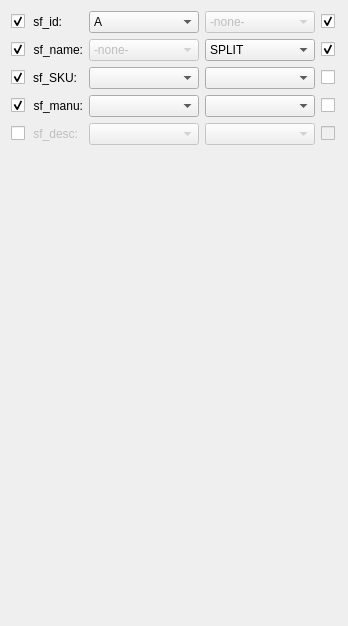
               <widget class="QWidget" name="product_fields_scroll_area_contents_3">
                <property name="geometry">
                 <rect>
                  <x>0</x>
                  <y>0</y>
                  <width>348</width>
                  <height>626</height>
                 </rect>
                </property>
                <layout class="QGridLayout" name="gridLayout_32">
                 <item row="1" column="2">
                  <widget class="QComboBox" name="_1_source_combo_3">
                   <property name="enabled">
                    <bool>false</bool>
                   </property>
                   <property name="sizePolicy">
                    <sizepolicy hsizetype="Expanding" vsizetype="Preferred">
                     <horstretch>0</horstretch>
                     <verstretch>0</verstretch>
                    </sizepolicy>
                   </property>
                   <property name="maximumSize">
                    <size>
                     <width>200</width>
                     <height>16777215</height>
                    </size>
                   </property>
                   <item>
                    <property name="text">
                     <string>-none-</string>
                    </property>
                   </item>
                  </widget>
                 </item>
                 <item row="0" column="1">
                  <widget class="QLabel" name="_0_prod_field_3">
                   <property name="sizePolicy">
                    <sizepolicy hsizetype="Maximum" vsizetype="Fixed">
                     <horstretch>0</horstretch>
                     <verstretch>0</verstretch>
                    </sizepolicy>
                   </property>
                   <property name="minimumSize">
                    <size>
                     <width>0</width>
                     <height>0</height>
                    </size>
                   </property>
                   <property name="text">
                    <string>sf_id:</string>
                   </property>
                   <property name="alignment">
                    <set>Qt::AlignmentFlag::AlignRight|Qt::AlignmentFlag::AlignTrailing|Qt::AlignmentFlag::AlignVCenter</set>
                   </property>
                  </widget>
                 </item>
                 <item row="0" column="4">
                  <widget class="QCheckBox" name="_0_allow_empty_3">
                   <property name="sizePolicy">
                    <sizepolicy hsizetype="Maximum" vsizetype="Fixed">
                     <horstretch>0</horstretch>
                     <verstretch>0</verstretch>
                    </sizepolicy>
                   </property>
                   <property name="minimumSize">
                    <size>
                     <width>16</width>
                     <height>0</height>
                    </size>
                   </property>
                   <property name="maximumSize">
                    <size>
                     <width>16777215</width>
                     <height>16777215</height>
                    </size>
                   </property>
                   <property name="font">
                    <font>
                     <strikeout>false</strikeout>
                    </font>
                   </property>
                   <property name="layoutDirection">
                    <enum>Qt::LayoutDirection::LeftToRight</enum>
                   </property>
                   <property name="text">
                    <string/>
                   </property>
                   <property name="checked">
                    <bool>true</bool>
                   </property>
                  </widget>
                 </item>
                 <item row="4" column="4">
                  <widget class="QCheckBox" name="_4_allow_empty_3">
                   <property name="enabled">
                    <bool>false</bool>
                   </property>
                   <property name="sizePolicy">
                    <sizepolicy hsizetype="Maximum" vsizetype="Fixed">
                     <horstretch>0</horstretch>
                     <verstretch>0</verstretch>
                    </sizepolicy>
                   </property>
                   <property name="minimumSize">
                    <size>
                     <width>16</width>
                     <height>0</height>
                    </size>
                   </property>
                   <property name="font">
                    <font>
                     <strikeout>false</strikeout>
                    </font>
                   </property>
                   <property name="layoutDirection">
                    <enum>Qt::LayoutDirection::LeftToRight</enum>
                   </property>
                   <property name="text">
                    <string/>
                   </property>
                  </widget>
                 </item>
                 <item row="3" column="3">
                  <widget class="QComboBox" name="_3_function_combo_3">
                   <property name="sizePolicy">
                    <sizepolicy hsizetype="Expanding" vsizetype="Preferred">
                     <horstretch>0</horstretch>
                     <verstretch>0</verstretch>
                    </sizepolicy>
                   </property>
                   <property name="maximumSize">
                    <size>
                     <width>200</width>
                     <height>16777215</height>
                    </size>
                   </property>
                  </widget>
                 </item>
                 <item row="2" column="2">
                  <widget class="QComboBox" name="_2_source_combo_3">
                   <property name="sizePolicy">
                    <sizepolicy hsizetype="Expanding" vsizetype="Preferred">
                     <horstretch>0</horstretch>
                     <verstretch>0</verstretch>
                    </sizepolicy>
                   </property>
                   <property name="maximumSize">
                    <size>
                     <width>200</width>
                     <height>16777215</height>
                    </size>
                   </property>
                  </widget>
                 </item>
                 <item row="5" column="0" colspan="4">
                  <spacer name="verticalSpacer_7">
                   <property name="orientation">
                    <enum>Qt::Orientation::Vertical</enum>
                   </property>
                   <property name="sizeHint" stdset="0">
                    <size>
                     <width>20</width>
                     <height>40</height>
                    </size>
                   </property>
                  </spacer>
                 </item>
                 <item row="4" column="2">
                  <widget class="QComboBox" name="_4_source_combo_3">
                   <property name="enabled">
                    <bool>false</bool>
                   </property>
                   <property name="sizePolicy">
                    <sizepolicy hsizetype="Expanding" vsizetype="Preferred">
                     <horstretch>0</horstretch>
                     <verstretch>0</verstretch>
                    </sizepolicy>
                   </property>
                   <property name="maximumSize">
                    <size>
                     <width>200</width>
                     <height>16777215</height>
                    </size>
                   </property>
                  </widget>
                 </item>
                 <item row="0" column="2">
                  <widget class="QComboBox" name="_0_source_combo_3">
                   <property name="sizePolicy">
                    <sizepolicy hsizetype="Expanding" vsizetype="Preferred">
                     <horstretch>0</horstretch>
                     <verstretch>0</verstretch>
                    </sizepolicy>
                   </property>
                   <property name="maximumSize">
                    <size>
                     <width>200</width>
                     <height>16777215</height>
                    </size>
                   </property>
                   <property name="sizeAdjustPolicy">
                    <enum>QComboBox::SizeAdjustPolicy::AdjustToContentsOnFirstShow</enum>
                   </property>
                   <property name="frame">
                    <bool>true</bool>
                   </property>
                   <property name="labelDrawingMode">
                    <enum>QComboBox::LabelDrawingMode::UseStyle</enum>
                   </property>
                   <item>
                    <property name="text">
                     <string>A</string>
                    </property>
                   </item>
                   <item>
                    <property name="text">
                     <string>B</string>
                    </property>
                   </item>
                  </widget>
                 </item>
                 <item row="4" column="0">
                  <widget class="QCheckBox" name="_4_include_field_3">
                   <property name="sizePolicy">
                    <sizepolicy hsizetype="Maximum" vsizetype="Fixed">
                     <horstretch>0</horstretch>
                     <verstretch>0</verstretch>
                    </sizepolicy>
                   </property>
                   <property name="minimumSize">
                    <size>
                     <width>16</width>
                     <height>0</height>
                    </size>
                   </property>
                   <property name="font">
                    <font>
                     <strikeout>false</strikeout>
                    </font>
                   </property>
                   <property name="layoutDirection">
                    <enum>Qt::LayoutDirection::LeftToRight</enum>
                   </property>
                   <property name="text">
                    <string/>
                   </property>
                   <property name="checked">
                    <bool>false</bool>
                   </property>
                  </widget>
                 </item>
                 <item row="1" column="0">
                  <widget class="QCheckBox" name="_1_include_field_3">
                   <property name="sizePolicy">
                    <sizepolicy hsizetype="Maximum" vsizetype="Fixed">
                     <horstretch>0</horstretch>
                     <verstretch>0</verstretch>
                    </sizepolicy>
                   </property>
                   <property name="minimumSize">
                    <size>
                     <width>16</width>
                     <height>0</height>
                    </size>
                   </property>
                   <property name="font">
                    <font>
                     <strikeout>false</strikeout>
                    </font>
                   </property>
                   <property name="layoutDirection">
                    <enum>Qt::LayoutDirection::LeftToRight</enum>
                   </property>
                   <property name="text">
                    <string/>
                   </property>
                   <property name="checked">
                    <bool>true</bool>
                   </property>
                  </widget>
                 </item>
                 <item row="1" column="1">
                  <widget class="QLabel" name="_1_prod_field_3">
                   <property name="sizePolicy">
                    <sizepolicy hsizetype="Maximum" vsizetype="Fixed">
                     <horstretch>0</horstretch>
                     <verstretch>0</verstretch>
                    </sizepolicy>
                   </property>
                   <property name="minimumSize">
                    <size>
                     <width>0</width>
                     <height>0</height>
                    </size>
                   </property>
                   <property name="text">
                    <string>sf_name:</string>
                   </property>
                   <property name="alignment">
                    <set>Qt::AlignmentFlag::AlignRight|Qt::AlignmentFlag::AlignTrailing|Qt::AlignmentFlag::AlignVCenter</set>
                   </property>
                  </widget>
                 </item>
                 <item row="0" column="0">
                  <widget class="QCheckBox" name="_0_include_field_3">
                   <property name="sizePolicy">
                    <sizepolicy hsizetype="Maximum" vsizetype="Fixed">
                     <horstretch>0</horstretch>
                     <verstretch>0</verstretch>
                    </sizepolicy>
                   </property>
                   <property name="minimumSize">
                    <size>
                     <width>16</width>
                     <height>0</height>
                    </size>
                   </property>
                   <property name="maximumSize">
                    <size>
                     <width>16777215</width>
                     <height>16777215</height>
                    </size>
                   </property>
                   <property name="font">
                    <font>
                     <strikeout>false</strikeout>
                    </font>
                   </property>
                   <property name="layoutDirection">
                    <enum>Qt::LayoutDirection::LeftToRight</enum>
                   </property>
                   <property name="text">
                    <string/>
                   </property>
                   <property name="checked">
                    <bool>true</bool>
                   </property>
                  </widget>
                 </item>
                 <item row="2" column="1">
                  <widget class="QLabel" name="_2_prod_field_3">
                   <property name="sizePolicy">
                    <sizepolicy hsizetype="Maximum" vsizetype="Fixed">
                     <horstretch>0</horstretch>
                     <verstretch>0</verstretch>
                    </sizepolicy>
                   </property>
                   <property name="minimumSize">
                    <size>
                     <width>0</width>
                     <height>0</height>
                    </size>
                   </property>
                   <property name="text">
                    <string>sf_SKU:</string>
                   </property>
                   <property name="alignment">
                    <set>Qt::AlignmentFlag::AlignRight|Qt::AlignmentFlag::AlignTrailing|Qt::AlignmentFlag::AlignVCenter</set>
                   </property>
                  </widget>
                 </item>
                 <item row="2" column="4">
                  <widget class="QCheckBox" name="_2_allow_empty_3">
                   <property name="sizePolicy">
                    <sizepolicy hsizetype="Maximum" vsizetype="Fixed">
                     <horstretch>0</horstretch>
                     <verstretch>0</verstretch>
                    </sizepolicy>
                   </property>
                   <property name="minimumSize">
                    <size>
                     <width>16</width>
                     <height>0</height>
                    </size>
                   </property>
                   <property name="font">
                    <font>
                     <strikeout>false</strikeout>
                    </font>
                   </property>
                   <property name="layoutDirection">
                    <enum>Qt::LayoutDirection::LeftToRight</enum>
                   </property>
                   <property name="text">
                    <string/>
                   </property>
                  </widget>
                 </item>
                 <item row="2" column="0">
                  <widget class="QCheckBox" name="_2_include_field_3">
                   <property name="sizePolicy">
                    <sizepolicy hsizetype="Maximum" vsizetype="Fixed">
                     <horstretch>0</horstretch>
                     <verstretch>0</verstretch>
                    </sizepolicy>
                   </property>
                   <property name="minimumSize">
                    <size>
                     <width>16</width>
                     <height>0</height>
                    </size>
                   </property>
                   <property name="font">
                    <font>
                     <strikeout>false</strikeout>
                    </font>
                   </property>
                   <property name="layoutDirection">
                    <enum>Qt::LayoutDirection::LeftToRight</enum>
                   </property>
                   <property name="text">
                    <string/>
                   </property>
                   <property name="checked">
                    <bool>true</bool>
                   </property>
                  </widget>
                 </item>
                 <item row="1" column="3">
                  <widget class="QComboBox" name="_1_function_combo_3">
                   <property name="sizePolicy">
                    <sizepolicy hsizetype="Expanding" vsizetype="Preferred">
                     <horstretch>0</horstretch>
                     <verstretch>0</verstretch>
                    </sizepolicy>
                   </property>
                   <property name="maximumSize">
                    <size>
                     <width>200</width>
                     <height>16777215</height>
                    </size>
                   </property>
                   <item>
                    <property name="text">
                     <string>SPLIT</string>
                    </property>
                   </item>
                  </widget>
                 </item>
                 <item row="1" column="4">
                  <widget class="QCheckBox" name="_1_allow_empty_3">
                   <property name="sizePolicy">
                    <sizepolicy hsizetype="Maximum" vsizetype="Fixed">
                     <horstretch>0</horstretch>
                     <verstretch>0</verstretch>
                    </sizepolicy>
                   </property>
                   <property name="minimumSize">
                    <size>
                     <width>16</width>
                     <height>0</height>
                    </size>
                   </property>
                   <property name="font">
                    <font>
                     <strikeout>false</strikeout>
                    </font>
                   </property>
                   <property name="layoutDirection">
                    <enum>Qt::LayoutDirection::LeftToRight</enum>
                   </property>
                   <property name="text">
                    <string/>
                   </property>
                   <property name="checked">
                    <bool>true</bool>
                   </property>
                  </widget>
                 </item>
                 <item row="3" column="1">
                  <widget class="QLabel" name="_3_prod_field_3">
                   <property name="sizePolicy">
                    <sizepolicy hsizetype="Maximum" vsizetype="Fixed">
                     <horstretch>0</horstretch>
                     <verstretch>0</verstretch>
                    </sizepolicy>
                   </property>
                   <property name="minimumSize">
                    <size>
                     <width>0</width>
                     <height>0</height>
                    </size>
                   </property>
                   <property name="text">
                    <string>sf_manu:</string>
                   </property>
                   <property name="alignment">
                    <set>Qt::AlignmentFlag::AlignRight|Qt::AlignmentFlag::AlignTrailing|Qt::AlignmentFlag::AlignVCenter</set>
                   </property>
                  </widget>
                 </item>
                 <item row="2" column="3">
                  <widget class="QComboBox" name="_2_function_combo_3">
                   <property name="sizePolicy">
                    <sizepolicy hsizetype="Expanding" vsizetype="Preferred">
                     <horstretch>0</horstretch>
                     <verstretch>0</verstretch>
                    </sizepolicy>
                   </property>
                   <property name="maximumSize">
                    <size>
                     <width>200</width>
                     <height>16777215</height>
                    </size>
                   </property>
                  </widget>
                 </item>
                 <item row="0" column="3">
                  <widget class="QComboBox" name="_0_function_combo_3">
                   <property name="enabled">
                    <bool>false</bool>
                   </property>
                   <property name="sizePolicy">
                    <sizepolicy hsizetype="Expanding" vsizetype="Preferred">
                     <horstretch>0</horstretch>
                     <verstretch>0</verstretch>
                    </sizepolicy>
                   </property>
                   <property name="maximumSize">
                    <size>
                     <width>200</width>
                     <height>16777215</height>
                    </size>
                   </property>
                   <item>
                    <property name="text">
                     <string>-none-</string>
                    </property>
                   </item>
                  </widget>
                 </item>
                 <item row="4" column="3">
                  <widget class="QComboBox" name="_4_function_combo_3">
                   <property name="enabled">
                    <bool>false</bool>
                   </property>
                   <property name="sizePolicy">
                    <sizepolicy hsizetype="Expanding" vsizetype="Preferred">
                     <horstretch>0</horstretch>
                     <verstretch>0</verstretch>
                    </sizepolicy>
                   </property>
                   <property name="maximumSize">
                    <size>
                     <width>200</width>
                     <height>16777215</height>
                    </size>
                   </property>
                  </widget>
                 </item>
                 <item row="3" column="0">
                  <widget class="QCheckBox" name="_3_include_field_3">
                   <property name="sizePolicy">
                    <sizepolicy hsizetype="Maximum" vsizetype="Fixed">
                     <horstretch>0</horstretch>
                     <verstretch>0</verstretch>
                    </sizepolicy>
                   </property>
                   <property name="minimumSize">
                    <size>
                     <width>16</width>
                     <height>0</height>
                    </size>
                   </property>
                   <property name="font">
                    <font>
                     <strikeout>false</strikeout>
                    </font>
                   </property>
                   <property name="layoutDirection">
                    <enum>Qt::LayoutDirection::LeftToRight</enum>
                   </property>
                   <property name="text">
                    <string/>
                   </property>
                   <property name="checked">
                    <bool>true</bool>
                   </property>
                  </widget>
                 </item>
                 <item row="4" column="1">
                  <widget class="QLabel" name="_4_prod_field_3">
                   <property name="enabled">
                    <bool>false</bool>
                   </property>
                   <property name="sizePolicy">
                    <sizepolicy hsizetype="Maximum" vsizetype="Fixed">
                     <horstretch>0</horstretch>
                     <verstretch>0</verstretch>
                    </sizepolicy>
                   </property>
                   <property name="minimumSize">
                    <size>
                     <width>0</width>
                     <height>0</height>
                    </size>
                   </property>
                   <property name="text">
                    <string>sf_desc:</string>
                   </property>
                   <property name="alignment">
                    <set>Qt::AlignmentFlag::AlignRight|Qt::AlignmentFlag::AlignTrailing|Qt::AlignmentFlag::AlignVCenter</set>
                   </property>
                  </widget>
                 </item>
                 <item row="3" column="2">
                  <widget class="QComboBox" name="_3_source_combo_3">
                   <property name="sizePolicy">
                    <sizepolicy hsizetype="Expanding" vsizetype="Preferred">
                     <horstretch>0</horstretch>
                     <verstretch>0</verstretch>
                    </sizepolicy>
                   </property>
                   <property name="maximumSize">
                    <size>
                     <width>200</width>
                     <height>16777215</height>
                    </size>
                   </property>
                  </widget>
                 </item>
                 <item row="3" column="4">
                  <widget class="QCheckBox" name="_3_allow_empty_3">
                   <property name="sizePolicy">
                    <sizepolicy hsizetype="Maximum" vsizetype="Fixed">
                     <horstretch>0</horstretch>
                     <verstretch>0</verstretch>
                    </sizepolicy>
                   </property>
                   <property name="minimumSize">
                    <size>
                     <width>16</width>
                     <height>0</height>
                    </size>
                   </property>
                   <property name="font">
                    <font>
                     <strikeout>false</strikeout>
                    </font>
                   </property>
                   <property name="layoutDirection">
                    <enum>Qt::LayoutDirection::LeftToRight</enum>
                   </property>
                   <property name="text">
                    <string/>
                   </property>
                  </widget>
                 </item>
                </layout>
               </widget>
